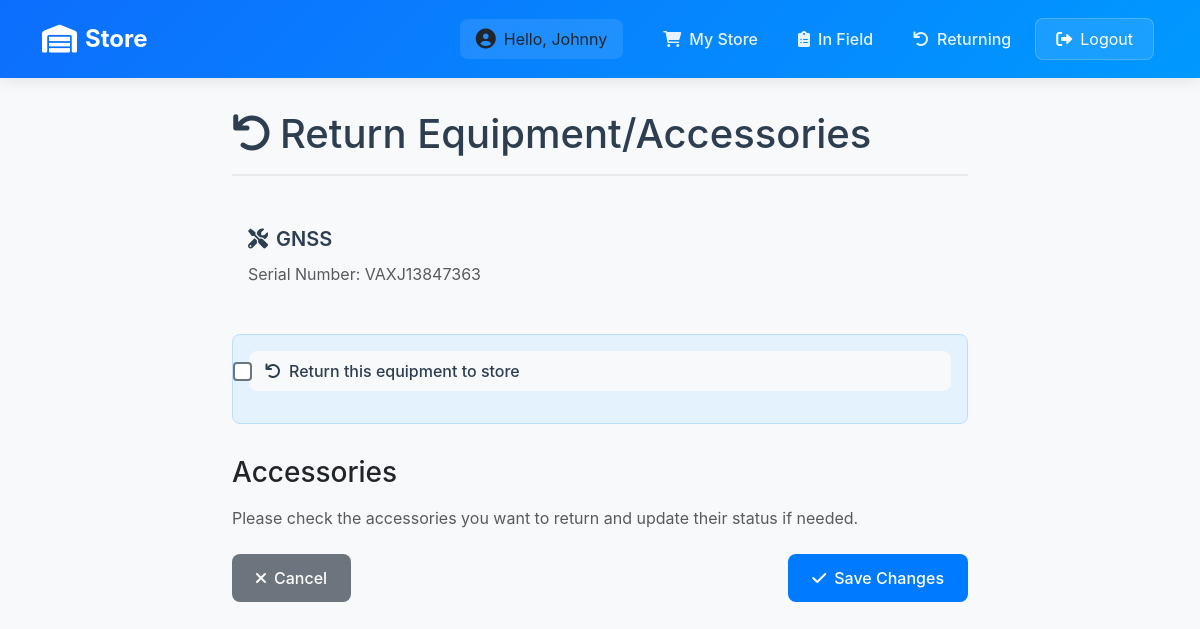
Page /inventory/equipment/75/return/ (signed in) on the earlier database version.
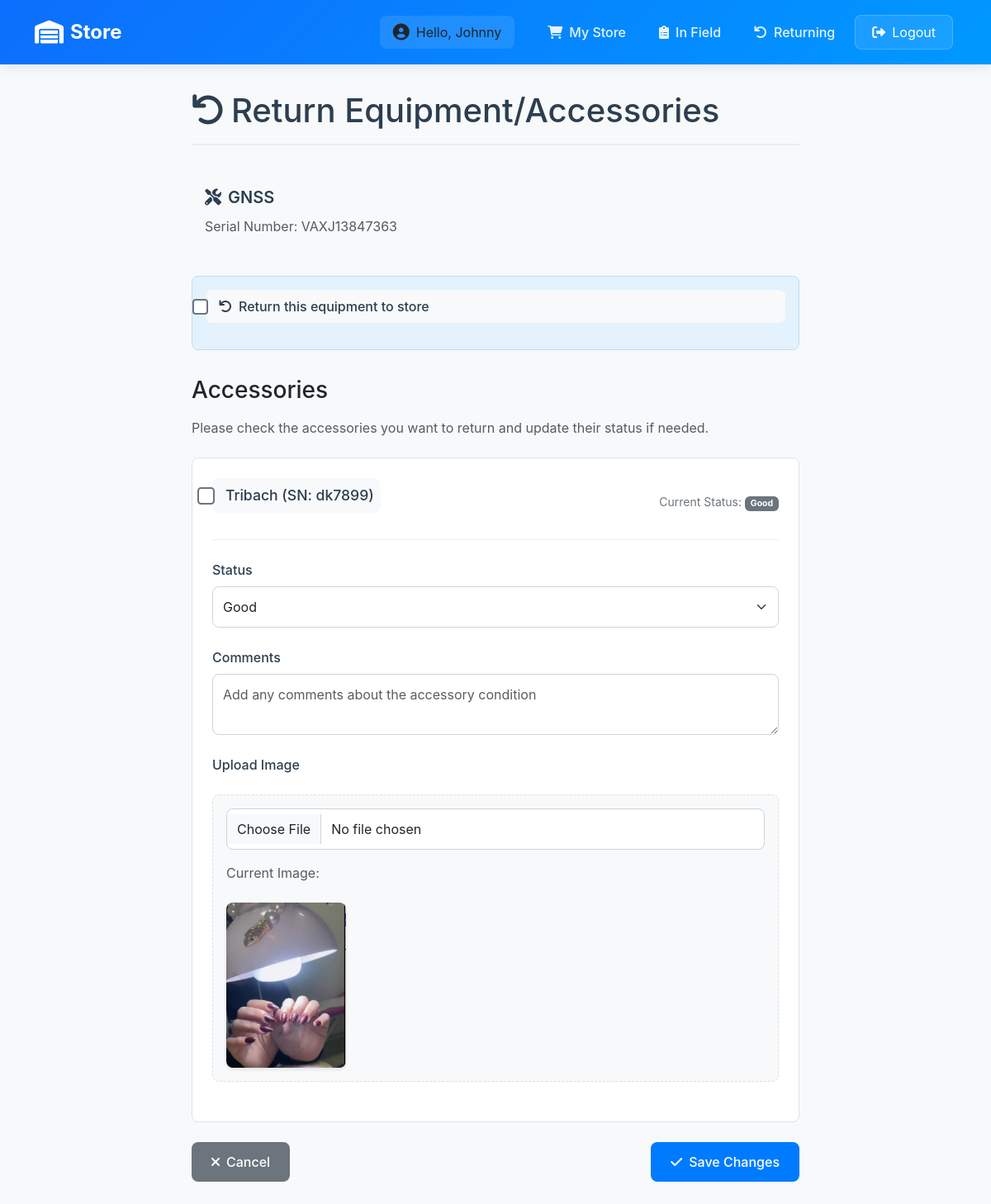
Same page on the later database version.
### inventory/models.py (models this page shows, shortened)
class EquipmentsInSurvey(models.Model):
    name = models.CharField(max_length=100)
    date_of_receiving_from_supplier = models.DateField()
    supplier = models.CharField(max_length=20)
    base_serial = models.CharField(max_length=100)
    roover_serial = models.CharField(max_length=100)
    data_logger_serial = models.CharField(max_length=100)
    radio_serial = models.CharField(max_length=100)
    chief_surveyor = models.ForeignKey(User, on_delete=models.CASCADE, null=True)
    surveyor_responsible = models.CharField(max_length=100, null=True)
    project = models.CharField(max_length=20)
    section = models.CharField(max_length=100)
    date_receiving_from_department = models.DateField()
    status = models.CharField(choices=[('In Store', 'In Store'), ('In Field', 'In Field'), ('With Chief Surveyor', 'With Chief Surveyor'), ('Returning', 'Returning')], max_length=100, default='In Store')

class Accessory(models.Model):
    ACCESSORY_TYPES = (
        ("tripod", "Tripod"),
        ("levelling_staff", "Levelling Staff"),
        ("tracking_rod", "Tracking Rod"),
        ("reflector", "Reflector"),
        ("gps_extension_bar", "GPS Extension Bar"),
        ("bar_port", "Bar Port"),
        ("powerbank", "Powerbank"),
        ("tribach", "Tribach"),
        ("external_radio_antenna", "External Radio Antenna"),
    )
    STATUS_CHOICES = [
        ('Good', 'Good'),
        ('Needs Repair', 'Needs Repair'),
        ('Spoiled', 'Spoiled'),
    ]
    RETURN_STATUS_CHOICES = [
        ('In Use', 'In Use'),
        ('Returned', 'Returned'),
    ]
    name = models.CharField(max_length=100, choices=ACCESSORY_TYPES)
    serial_number = models.CharField(max_length=50, unique=True, null=True, blank=True, help_text="Unique serial number for the accessory")
    equipment = models.ForeignKey(EquipmentsInSurvey, on_delete=models.CASCADE, related_name='accessories', null=True, blank=True)
    chief_surveyor = models.ForeignKey(User, on_delete=models.CASCADE, null=True, blank=True)
    surveyor_responsible = models.CharField(max_length=100, null=True)
    status = models.CharField(max_length=20, choices=STATUS_CHOICES, default='Good')
    return_status = models.CharField(max_length=20, choices=RETURN_STATUS_CHOICES, default='In Use')
    comment = models.TextField(null=True, blank=True)
    image = models.ImageField(upload_to='accessory_images/', null=True, blank=True)
    date_returned = models.DateTimeField(null=True, blank=True)
    returned_by = models.ForeignKey(User, on_delete=models.SET_NULL, null=True, blank=True, related_name='returned_accessories')

### inventory/views.py (the view, shortened to what this page needs)
# urls.py: path('equipment/<int:id>/return/', views.return_equipment, name='return_equipment'),
@login_required
def return_equipment(request, id):
    equipment = get_object_or_404(EquipmentsInSurvey, id=id)
    active_accessories = equipment.accessories.filter(return_status='In Use')
    return render(request, 'equipments/return_equipment.html', {
        'equipment': equipment,
        'active_accessories': active_accessories
    })

### inventory/context_processors.py (called while the page is built)
def is_admin(request):
    return {'is_admin': request.user.is_authenticated and request.user.is_superuser}

### inventory/templates/equipments/return_equipment.html (shortened to what this page needs)
{% extends 'base_dashboard.html' %}
{% load static %}
{% block content %}
<div class="container">
    <div class="form-container">
        <h1 class="page-title">
            <i class="fas fa-undo me-2"></i>Return Equipment/Accessories
        </h1>
        <div class="equipment-info">
            <div class="equipment-name">
                <i class="fas fa-tools me-2"></i>{{ equipment.name }}
            </div>
            <div class="equipment-details">
                <span class="text-muted">Serial Number: {{ equipment.base_serial }}</span>
            </div>
        </div>
        <form method="post" enctype="multipart/form-data">
            <div class="equipment-return-check">
                <div class="form-check">
                    <input type="checkbox" name="return_equipment" id="return_equipment" class="form-check-input">
                    <label class="form-check-label" for="return_equipment">
                        <i class="fas fa-undo me-2"></i>Return this equipment to store
                    </label>
                </div>
            </div>
            <h3 class="mb-3">Accessories</h3>
            <p class="text-muted mb-4">Please check the accessories you want to return and update their status if needed.</p>
            {% for accessory in active_accessories %}
                <div class="accessory-item">
                    <div class="accessory-header">
                        <div class="accessory-name">
                            <div class="form-check">
                                <input type="checkbox" name="accessory_{{ accessory.id }}" class="form-check-input">
                                <label class="form-check-label">
                                    {{ accessory.get_name_display }}
                                    {% if accessory.serial_number %}
                                        (SN: {{ accessory.serial_number }})
                                    {% else %}
                                        (SN: Not assigned)
                                    {% endif %}
                                </label>
                            </div>
                        </div>
                        <div class="accessory-status">
                            Current Status: <span class="badge bg-secondary">{{ accessory.status }}</span>
                        </div>
                    </div>
                    <div class="form-group">
                        <label class="form-label">Status</label>
                        <select name="accessory_{{ accessory.id }}_status" class="form-select">
                            {% for value, label in accessory.STATUS_CHOICES %}
                                <option value="{{ value }}" {% if value == accessory.status %}selected{% endif %}>
                                    {{ label }}
                                </option>
                            {% endfor %}
                        </select>
                    </div>
                    <div class="form-group">
                        <label class="form-label">Comments</label>
                        <textarea name="accessory_{{ accessory.id }}_comment" class="form-control" rows="2"
                                placeholder="Add any comments about the accessory condition">{{ accessory.comment }}</textarea>
                    </div>
                    <div class="form-group">
                        <label class="form-label">Upload Image</label>
                        <div class="image-upload-container">
                            <input type="file" name="accessory_{{ accessory.id }}_image" class="form-control" accept="image/*">
                            {% if accessory.image %}
                                <div class="mt-3">
                                    <p class="text-muted mb-2">Current Image:</p>
                                    <img src="{{ accessory.image.url }}" alt="{{ accessory.get_name_display }}" class="current-image">
                                </div>
                            {% endif %}
                        </div>
                    </div>
                </div>
            {% endfor %}
            <div class="d-flex justify-content-between mt-4">
                <a href="{% url 'equipment_detail' equipment.id %}" class="btn btn-secondary">
                    <i class="fas fa-times me-2"></i>Cancel
                </a>
                <button type="submit" class="btn btn-primary">
                    <i class="fas fa-check me-2"></i>Save Changes
                </button>
            </div>
        </form>
    </div>
</div>
{% endblock %}

### inventory/templates/base_dashboard.html (shortened to what this page needs)
<!DOCTYPE html>
<html lang="en">
<head>
    {% load static %}
    <link href="https://cdn.jsdelivr.net/npm/bootstrap@5.3.0-alpha1/dist/css/bootstrap.min.css" rel="stylesheet">
    <link href="https://cdnjs.cloudflare.com/ajax/libs/font-awesome/6.0.0/css/all.min.css" rel="stylesheet">
</head>
<body>
<nav class="navbar navbar-expand-lg navbar-dark sticky-top">
    <div class="container">
        <a class="navbar-brand" href="{% if is_admin %}{% url 'store' %}{% else %}#{% endif %}">
            <i class="fas fa-warehouse"></i>
            {% if is_admin %}Head Office{% else %}Store{% endif %}
        </a>
        <div class="collapse navbar-collapse" id="navbarNav">
            <ul class="navbar-nav ms-auto align-items-center">
                {% if user.is_authenticated or is_admin %}
                    <li class="nav-item">
                        <div class="user-welcome">
                            <i class="fas fa-user-circle"></i>
                            <span>Hello, {{ user.username }}</span>
                        </div>
                    </li>
                    {% if is_admin %}
                        <li class="nav-item">
                            <a class="nav-link {% if request.resolver_match.url_name == 'store' %}active{% endif %}"
                               href="{% url 'store' %}">
                                <i class="fas fa-store me-2"></i>Store
                            </a>
                        </li>
                        <li class="nav-item">
                            <a class="nav-link {% if request.resolver_match.url_name == 'store_all' %}active{% endif %}"
                               href="{% url 'store_all' %}">
                                <i class="fas fa-boxes me-2"></i>All Equipment
                            </a>
                        </li>
                        <li class="nav-item">
                            <a class="nav-link {% if request.resolver_match.url_name == 'store_field' %}active{% endif %}"
                               href="{% url 'store_field' %}">
                                <i class="fas fa-map-marked-alt me-2"></i>In Field
                            </a>
                        </li>
                        <li class="nav-item">
                            <a class="nav-link {% if request.resolver_match.url_name == 'store_returning' %}active{% endif %}"
                               href="{% url 'store_returning' %}">
                                <i class="fas fa-undo me-2"></i>Returning
                            </a>
                        </li>
                    {% else %}
                        <li class="nav-item">
                            <a class="nav-link {% if request.resolver_match.url_name == 'request_equipment' %}active{% endif %}"
                               href="{% url 'request_equipment' %}">
                                <i class="fas fa-shopping-cart me-2"></i>My Store
                            </a>
                        </li>
                        <li class="nav-item">
                            <a class="nav-link {% if request.resolver_match.url_name == 'profile' %}active{% endif %}"
                               href="{% url 'profile' %}">
                                <i class="fas fa-clipboard-list me-2"></i>In Field
                            </a>
                        </li>
                        <li class="nav-item">
                            <a class="nav-link {% if request.resolver_match.url_name == 'store_returning' %}active{% endif %}"
                               href="{% url 'store_returning' %}">
                                <i class="fas fa-undo me-2"></i>Returning
                            </a>
                        </li>
                    {% endif %}
                    <li class="nav-item">
                        <form method="POST" action="{% url 'logout' %}" class="d-inline">
                            <button type="submit" class="btn logout-btn">
                                <i class="fas fa-sign-out-alt me-2"></i>Logout
                            </button>
                        </form>
                    </li>
                {% else %}
                    <li class="nav-item">
                        <a class="nav-link nav-btn" href="{% url 'login' %}">
                            <i class="fas fa-sign-in-alt me-2"></i>Login
                        </a>
                    </li>
                {% endif %}
            </ul>
        </div>
    </div>
</nav>
<div class="container">
    {% block content %}
    {% endblock %}
</div>
</body>
</html>

### inventory/templates/equipments/return_equipment.html (style rules this page uses)
.form-container { max-width: 800px; margin: 0 auto; padding: 2rem; }
.form-group { margin-bottom: 1.5rem; }
.form-label { font-weight: 500; color: #2c3e50; }
.form-control, .form-select { border-radius: 8px; border: 1px solid #ced4da; padding: 0.75rem; }
.btn-primary { background-color: #007bff; border: none; padding: 0.75rem 1.5rem; border-radius: 8px; font-weight: 500; }
.btn-secondary { background-color: #6c757d; border: none; padding: 0.75rem 1.5rem; border-radius: 8px; font-weight: 500; }
.page-title { color: #2c3e50; margin-bottom: 2rem; padding-bottom: 1rem; border-bottom: 2px solid #e9ecef; }
.equipment-info { background-color: #f8f9fa; border-radius: 8px; padding: 1rem; margin-bottom: 2rem; }
.equipment-name { font-size: 1.25rem; font-weight: 600; color: #2c3e50; margin-bottom: 0.5rem; }
.accessory-item { background-color: #fff; border: 1px solid #dee2e6; border-radius: 8px; padding: 1rem; margin-bottom: 1rem; }
.accessory-header { display: flex; justify-content: space-between; align-items: center; margin-bottom: 1rem; }
.accessory-name { font-weight: 500; color: #2c3e50; }
.accessory-status { color: #6c757d; font-size: 0.875rem; }
.form-check { margin-bottom: 1rem; padding: 0.5rem; border-radius: 8px; background-color: #f8f9fa; transition: all 0.3s ease; }
.form-check-input { width: 1.2em; height: 1.2em; margin-top: 0.2em; border: 2px solid #6c757d; }
.form-check-label { font-weight: 500; color: #2c3e50; margin-left: 0.5rem; }
.equipment-return-check { background-color: #e3f2fd; border: 1px solid #bbdefb; padding: 1rem; border-radius: 8px; margin-bottom: 2rem; }
.accessory-item { background-color: #fff; border: 1px solid #dee2e6; border-radius: 8px; padding: 1.5rem; margin-bottom: 1.5rem; transition: all 0.3s ease; }
.accessory-header { display: flex; justify-content: space-between; align-items: center; margin-bottom: 1.5rem; padding-bottom: 1rem; border-bottom: 1px solid #e9ecef; }
.accessory-name { font-weight: 600; color: #2c3e50; font-size: 1.1rem; }
.accessory-status { color: #6c757d; font-size: 0.875rem; margin-left: 1rem; }
.form-label { font-weight: 500; color: #2c3e50; margin-bottom: 0.5rem; }
.form-select, .form-control { border-radius: 8px; border: 1px solid #ced4da; padding: 0.75rem; transition: all 0.3s ease; }
.image-upload-container { margin-top: 1rem; padding: 1rem; border: 1px dashed #dee2e6; border-radius: 8px; background-color: #f8f9fa; }
.current-image { max-width: 200px; max-height: 200px; margin-top: 1rem; border-radius: 8px; box-shadow: 0 2px 4px rgba(0,0,0,0.1); }

### inventory/templates/base_dashboard.html (style rules this page uses)
.navbar { padding: 1rem 0; background: linear-gradient(135deg, #0d6efd 0%, #0099ff 100%) !important; box-shadow: 0 2px 15px rgba(0, 0, 0, 0.1); }
.navbar-brand { font-size: 1.5rem; font-weight: 700; color: white !important; display: flex; align-items: center; gap: 0.5rem; }
.navbar-brand i { font-size: 1.75rem; }
.nav-item { margin: 0 0.25rem; }
.nav-link { color: rgba(255, 255, 255, 0.9) !important; font-weight: 500; padding: 0.5rem 1rem !important; border-radius: 0.5rem; transition: all 0.3s ease; }
.user-welcome { display: flex; align-items: center; gap: 0.5rem; padding: 0.5rem 1rem; background: rgba(255, 255, 255, 0.1); border-radius: 0.5rem; margin-right: 1rem; }
.user-welcome i { font-size: 1.25rem; }
.logout-btn { background: rgba(255, 255, 255, 0.1); border: 1px solid rgba(255, 255, 255, 0.2); color: white !important; border-radius: 0.5rem; padding: 0.5rem 1.25rem; transition: all 0.3s ease; }
body { font-family: 'Inter', Arial, sans-serif; margin: 0; padding: 0; background-color: #f8f9fa; }

Differences in the rows shown:
now on this page (row edited): Accessory: name "Tribach", serial_number "dk7899", status "Good", status+id "Good", id "Add any comments about the accessory condition", image (picture)
